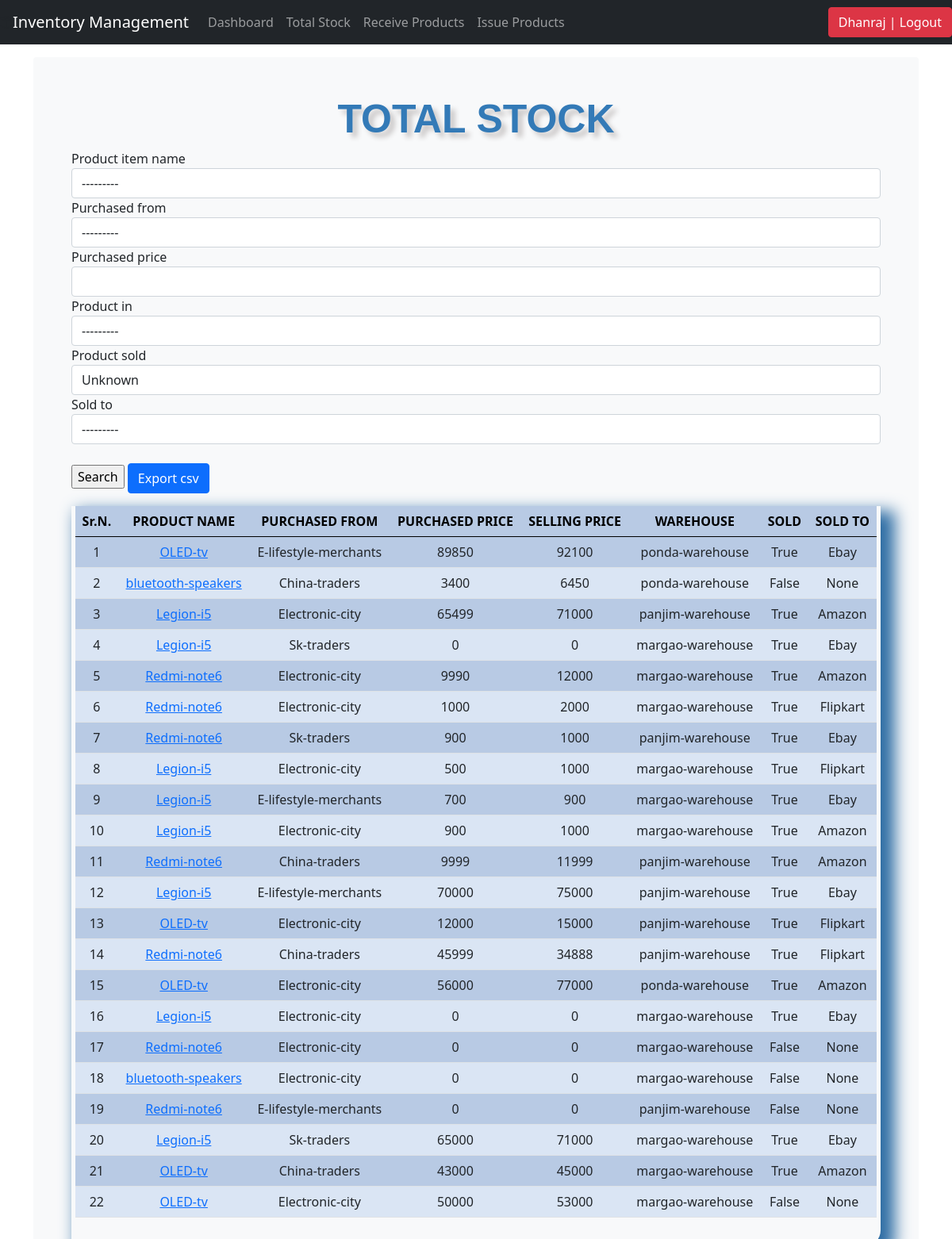
The page /list_products/ (signed in) on the database its author committed.
### inventory/models.py (models this page shows, shortened)
class Product_items_details(models.Model):
	product_item_name = models.ForeignKey(Products, on_delete=models.CASCADE, blank=False)
	purchased_from = models.ForeignKey(Suppliers, on_delete=models.CASCADE, blank=False)
	purchased_price = models.IntegerField(default='0', blank=True, null=True)
	selling_price = models.IntegerField(default='0', blank=True, null=True)
	product_in = models.ForeignKey(Warehouse, on_delete=models.CASCADE, blank=False)
	product_sold = models.BooleanField(default=0)
	sold_to = models.CharField(max_length=50, blank=True, null=True, choices=customers)
	last_updated = models.DateTimeField(auto_now_add=False, auto_now=True)
	timestamp = models.DateTimeField(auto_now_add=True, auto_now=False)

class Products(models.Model):
	product_name = models.CharField(max_length=50, blank=True, null=True)
	product_brand = models.CharField(max_length=50, blank=True, null=True)
	product_category = models.ForeignKey(Category, on_delete=models.CASCADE, blank=True)
	product_quantity = models.IntegerField(default='0', blank=True, null=True)
	product_reorder = models.IntegerField(default='0', blank=True, null=True)
	def __str__(self):
		return self.product_name

class Suppliers(models.Model):
	name = models.CharField(max_length=50, blank=True, null=True)
	address = models.CharField(max_length=50, blank=True, null=True)
	def __str__(self):
		return self.name

class Warehouse(models.Model):
	warehouse_name = models.CharField(max_length=50, blank=True, null=True)
	warehouse_address = models.CharField(max_length=50, blank=True, null=True)
	def __str__(self):
		return self.warehouse_name

### inventory/views.py (the view)
# urls.py: path('list_products/', views.list_products, name='list_products'),
@login_required
def list_products(request):
    qset = Product_items_details.objects.all()
    title = 'TOTAL STOCK'
    filt = SearchFilter(request.GET, queryset=qset)
    form = ProductSearchForm(request.GET or None)
    context = {
        'title': title,
        'filter': filt,
        'form': form
    }
    return render(request, "list_products.html", context)

### inventory/forms.py
class ProductSearchForm(forms.ModelForm):
	class Meta:
		model = Product_items_details
		fields = ['purchased_from']

### inventory/templates/list_products.html (shortened to what this page needs)
{% load static %}
{% include 'navbar.html' %}
{% load crispy_forms_tags %}
<!doctype html>
<html lang="en">
  <head>
<link href="/docs/5.0/dist/css/bootstrap.min.css" rel="stylesheet">
<link rel="stylesheet" type="text/css" href="{% static 'css/stylesheet.css' %}">
<link rel="stylesheet" type="text/css" href="{% static 'css/bootstrap.min.css' %}">
    <link href="{% static 'css/navbar-top-fixed.css' %}" rel="stylesheet">
  </head>
  <body>
<main class="container">
  <div class="bg-light p-5 rounded">
    <h1 class="header">{{title}}</h1>
     <form method='GET' action=''>{% csrf_token %}
      {{filter.form|crispy}}
      <br>
      <input type="submit" value='Search' onclick="scroll()" />
      <a href="/stock_csv" class="btn btn-primary"> Export csv</a>
  </form>
  <div class="display_table">
    <table class="table">
    <thead>
      <th class="table_head">Sr.N.</th>
      <th class="table_head">PRODUCT NAME</th>
      <th class="table_head">PURCHASED FROM</th>
      <th class="table_head">PURCHASED PRICE</th>
      <th class="table_head">SELLING PRICE</th>
      <th class="table_head">WAREHOUSE</th>
      <th class="table_head">SOLD</th>
      <th class="table_head">SOLD TO</th>
    </thead>
    {% for i in filter.qs %}
    <tr>
      <td class="fs-6">{{forloop.counter}}</td>
      <td class="fs-6"><a href="{% url 'product_details' i.id %}">{{i.product_item_name}}</a></td>
      <td class="fs-6">{{i.purchased_from}}</td>
      <td class="fs-6">{{i.purchased_price}}</td>
      <td class="fs-6">{{i.selling_price}}</td>
      <td class="fs-6">{{i.product_in}}</td>
      <td class="fs-6">{{i.product_sold}}</td>
      <td class="fs-6">{{i.sold_to}}</td>
    </tr>
    {% endfor %}
  </table>
  </div>
  </div>
</main>
  </body>
</html>

### inventory/templates/navbar.html (shortened to what this page needs)
<nav class="navbar navbar-expand-md navbar-dark fixed-top bg-dark">
  <a class="navbar-brand" href="/dashboard">Inventory Management</a>
  <div class="collapse navbar-collapse" id="navbarCollapse">
    <ul class="navbar-nav mr-auto">
      {% if request.user.is_authenticated %}
      <li class="nav-item">
        <a class="nav-link" href="/dashboard">Dashboard</a>
      </li>
      <li class="nav-item">
        <a class="nav-link" href="/list_products">Total Stock</a>
      </li>
       <li class="nav-item">
        <a class="nav-link" href="/receive_products">Receive Products</a>
      </li>
      <li class="nav-item">
        <a class="nav-link" href="/sell_products">Issue Products</a>
      </li>
      {% endif %}
    </ul>
  </div>
  <div>
     <ul class="navbar-nav">
        {% if request.user.is_authenticated %}
        <li><a href="/accounts/logout"><button class="btn btn-danger">{{ user }} | Logout</button></a></li>
        {% else %}
        <li><a href="/accounts/login" class="btn btn-outline-primary">Login</a></li>
        {% endif %}
    </ul>
  </div>
</nav>

### inventory/static/css/stylesheet.css (style rules this page uses)
body { background-color: #34eb6b; }
.table { font-size: 13px; text-align: center; width: 95%; margin: auto; }
.table tr:nth-child(odd) { background: #B8CAE4 }
.table tr:nth-child(even) { background: #dae5f4 }
th { background-color: #337ab7; color: white; }
.display_table { border-bottom-right-radius: 20px; padding-left: 5px; padding-right: 5px; padding-bottom: 20px; box-shadow: 12px 12px 20px 6px #2e6da4; }
.header { font-family: helvetica; color: #337ab7; font-size: 50px; text-align: center; width: 100%; text-shadow: 6px 6px 6px #c9c6c6; display: block; font-weight: bolder; }
.table_head { color: black; font-size: 16px; }

### inventory/static/css/navbar-top-fixed.css (style rules this page uses)
body { min-height: 75rem; padding-top: 4.5rem; }

### rows shown on the page
Product_items_details: product_item_name "OLED-tv", purchased_from "E-lifestyle-merchants", purchased_price "89850", selling_price "92100", product_in "ponda-warehouse", product_sold "True", sold_to "Ebay"
Product_items_details: product_item_name "bluetooth-speakers", purchased_from "China-traders", purchased_price "3400", selling_price "6450", product_in "ponda-warehouse", product_sold "False", sold_to "None"
Product_items_details: product_item_name "Legion-i5", purchased_from "Electronic-city", purchased_price "65499", selling_price "71000", product_in "panjim-warehouse", product_sold "True", sold_to "Amazon"
Product_items_details: product_item_name "Legion-i5", purchased_from "Sk-traders", purchased_price "0", selling_price "0", product_in "margao-warehouse", product_sold "True", sold_to "Ebay"
Product_items_details: product_item_name "Redmi-note6", purchased_from "Electronic-city", purchased_price "9990", selling_price "12000", product_in "margao-warehouse", product_sold "True", sold_to "Amazon"
Product_items_details: product_item_name "Redmi-note6", purchased_from "Electronic-city", purchased_price "1000", selling_price "2000", product_in "margao-warehouse", product_sold "True", sold_to "Flipkart"
Product_items_details: product_item_name "Redmi-note6", purchased_from "Sk-traders", purchased_price "900", selling_price "1000", product_in "panjim-warehouse", product_sold "True", sold_to "Ebay"
Product_items_details: product_item_name "Legion-i5", purchased_from "Electronic-city", purchased_price "500", selling_price "1000", product_in "margao-warehouse", product_sold "True", sold_to "Flipkart"
Product_items_details: product_item_name "Legion-i5", purchased_from "E-lifestyle-merchants", purchased_price "700", selling_price "900", product_in "margao-warehouse", product_sold "True", sold_to "Ebay"
Product_items_details: product_item_name "Legion-i5", purchased_from "Electronic-city", purchased_price "900", selling_price "1000", product_in "margao-warehouse", product_sold "True", sold_to "Amazon"
Product_items_details: product_item_name "Redmi-note6", purchased_from "China-traders", purchased_price "9999", selling_price "11999", product_in "panjim-warehouse", product_sold "True", sold_to "Amazon"
Product_items_details: product_item_name "Legion-i5", purchased_from "E-lifestyle-merchants", purchased_price "70000", selling_price "75000", product_in "panjim-warehouse", product_sold "True", sold_to "Ebay"
Product_items_details: product_item_name "OLED-tv", purchased_from "Electronic-city", purchased_price "12000", selling_price "15000", product_in "panjim-warehouse", product_sold "True", sold_to "Flipkart"
Product_items_details: product_item_name "Redmi-note6", purchased_from "China-traders", purchased_price "45999", selling_price "34888", product_in "panjim-warehouse", product_sold "True", sold_to "Flipkart"
Product_items_details: product_item_name "OLED-tv", purchased_from "Electronic-city", purchased_price "56000", selling_price "77000", product_in "ponda-warehouse", product_sold "True", sold_to "Amazon"
Product_items_details: product_item_name "Legion-i5", purchased_from "Electronic-city", purchased_price "0", selling_price "0", product_in "margao-warehouse", product_sold "True", sold_to "Ebay"
Product_items_details: product_item_name "Redmi-note6", purchased_from "Electronic-city", purchased_price "0", selling_price "0", product_in "margao-warehouse", product_sold "False", sold_to "None"
Product_items_details: product_item_name "bluetooth-speakers", purchased_from "Electronic-city", purchased_price "0", selling_price "0", product_in "margao-warehouse", product_sold "False", sold_to "None"
Product_items_details: product_item_name "Redmi-note6", purchased_from "E-lifestyle-merchants", purchased_price "0", selling_price "0", product_in "panjim-warehouse", product_sold "False", sold_to "None"
Product_items_details: product_item_name "Legion-i5", purchased_from "Sk-traders", purchased_price "65000", selling_price "71000", product_in "margao-warehouse", product_sold "True", sold_to "Ebay"
Product_items_details: product_item_name "OLED-tv", purchased_from "China-traders", purchased_price "43000", selling_price "45000", product_in "margao-warehouse", product_sold "True", sold_to "Amazon"
Product_items_details: product_item_name "OLED-tv", purchased_from "Electronic-city", purchased_price "50000", selling_price "53000", product_in "margao-warehouse", product_sold "False", sold_to "None"

### other values the page prints
{{ user }} "Dhanraj"
{{ title }} "TOTAL STOCK"
